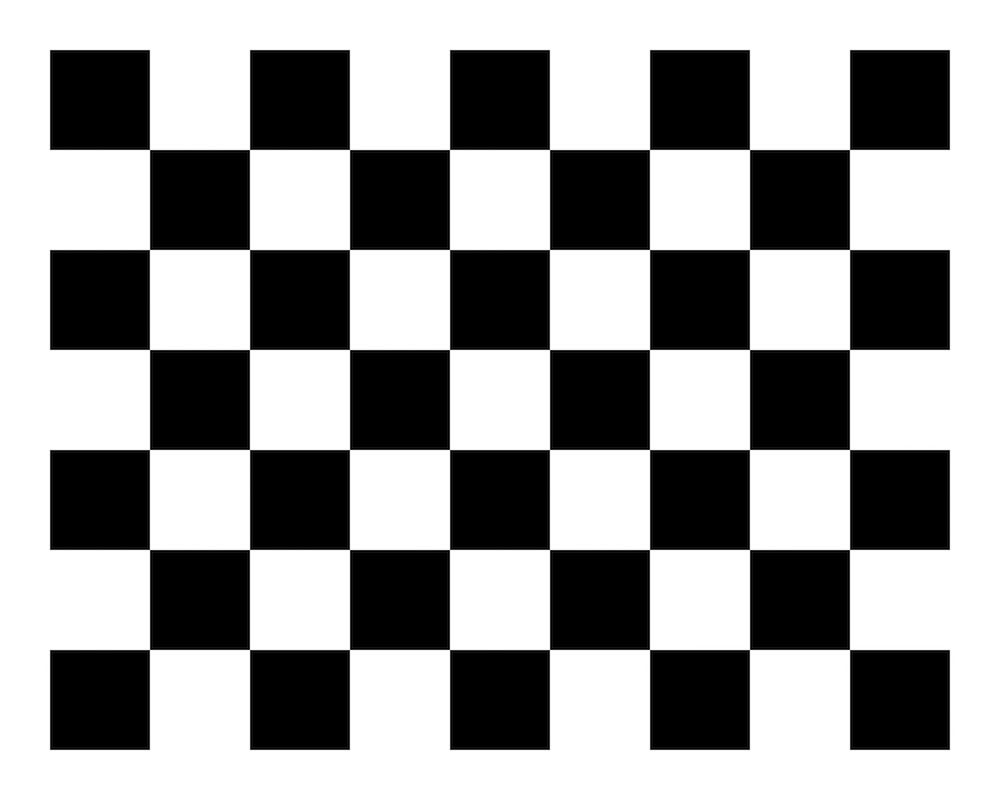
//> input picture cameraCalibration/images/checkerboard1.jpg, 1000 x 800 px
$ ./CannyEdgeDetection2 ../../../cameraCalibration/images/checkerboard1.jpg   (built with g++ and OpenCV 4)
//> lines starting //> are read from the running program, lines starting //| are printed output that depends on the picture; after the words box and inside, x2 and y2 are one past the last pixel; in counts of white or black regions, pixels touching at a corner belong together
//> further down, src is the input picture: 800 rows x 1000 cols, CV_8UC3; min 0, max 255, mean 154


#include "opencv2/imgproc/imgproc.hpp"
#include "opencv2/highgui/highgui.hpp"
#include <stdlib.h>
#include <stdio.h>


using namespace cv;

/// Global variables

Mat src, src_gray;
Mat dst, detected_edges;

int edgeThresh = 1;
int lowThreshold;
int const max_lowThreshold = 100;
int ratio = 3;
int kernel_size = 3;
char* window_name = "Edge Map";

/**
 * @function CannyThreshold
 * @brief Trackbar callback - Canny thresholds input with a ratio 1:3
 */
void CannyThreshold(int, void*)
{
	/// Reduce noise with a kernel 3x3
	blur(src_gray, detected_edges, Size(3, 3));

	/// Canny detector
	Canny(detected_edges, detected_edges, lowThreshold, lowThreshold*ratio, kernel_size);
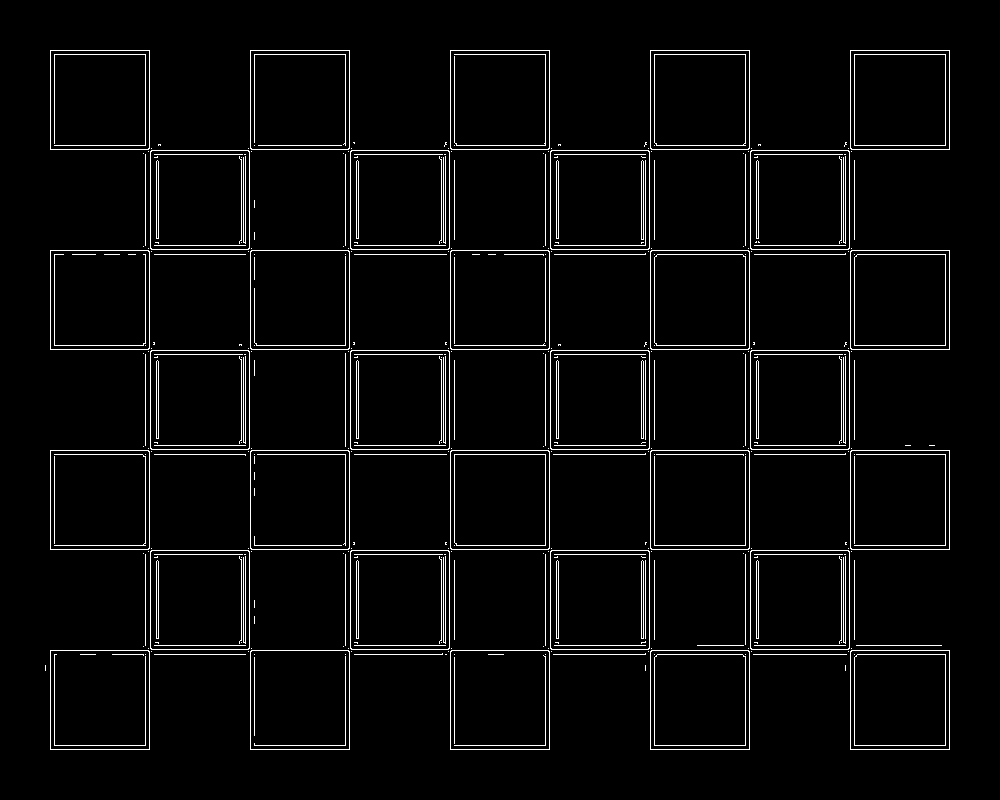
//> detected_edges: 800 rows x 1000 cols, CV_8UC1; 3.8% white in thin lines or dots, all inside (x1, y1, x2, y2) = (45, 50, 950, 750)

	/// Using Canny's output as a mask, we display our result
	dst = Scalar::all(0);

	src.copyTo(dst, detected_edges);
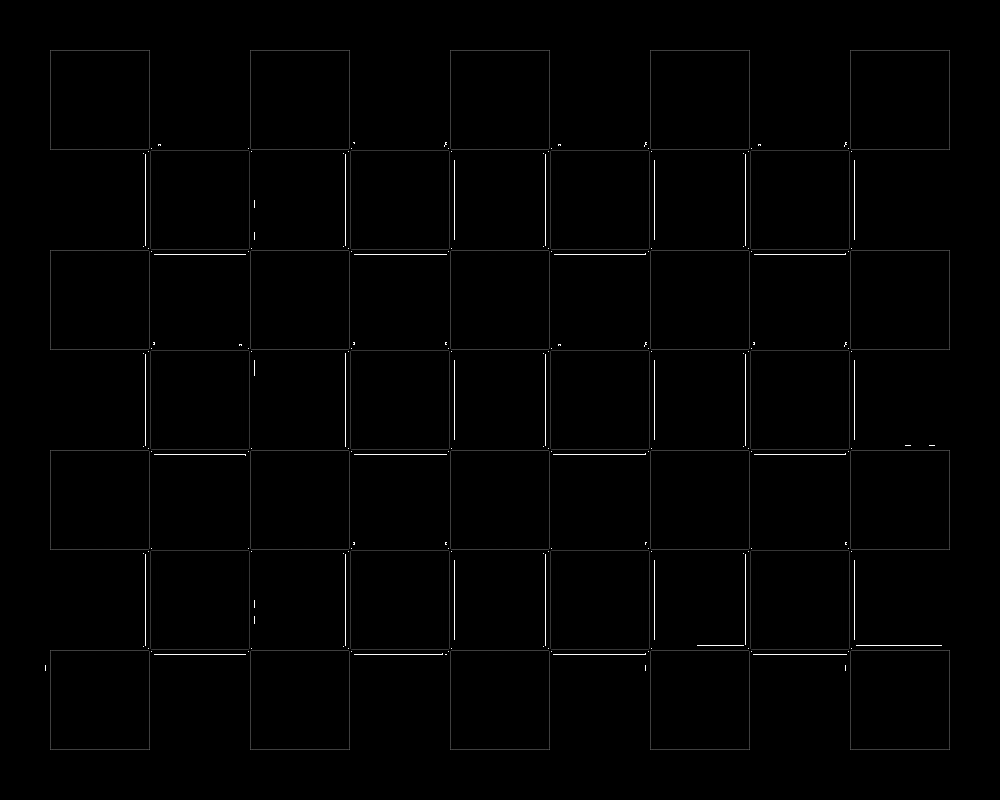
//> dst: 800 rows x 1000 cols, CV_8UC3; min 0, max 255, mean 2
	imshow(window_name, dst);
}


/** @function main */
int main(int argc, char** argv)
{
	/// Load an image
	src = imread(argv[1]);

	if (!src.data)
	{
		return -1;
	}

	/// Create a matrix of the same type and size as src (for dst)
	dst.create(src.size(), src.type());

	/// Convert the image to grayscale
	cvtColor(src, src_gray, CV_BGR2GRAY);

	/// Create a window
	namedWindow(window_name, CV_WINDOW_AUTOSIZE);

	/// Create a Trackbar for user to enter threshold
	createTrackbar("Min Threshold:", window_name, &lowThreshold, max_lowThreshold, CannyThreshold);

	/// Show the image
	CannyThreshold(0, 0);

	/// Wait until user exit program by pressing a key
	waitKey(0);

	return 0;
}
